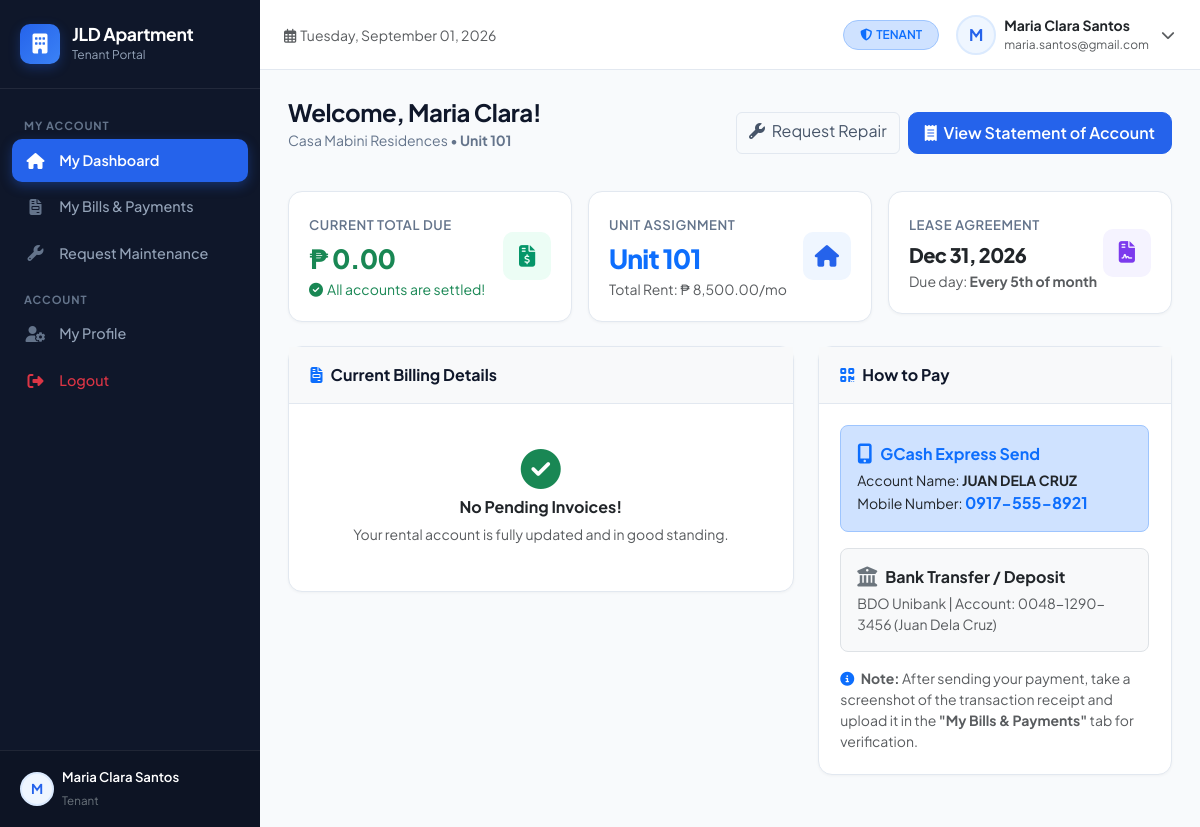
/views/tenant/dashboard.php (signed in), run on the app's committed database.
### tables this page shows
CREATE TABLE `tenants` (
    `id` INT AUTO_INCREMENT PRIMARY KEY,
    `user_id` INT NULL,
    `unit_id` INT NULL,
    `first_name` VARCHAR(50) NOT NULL,
    `last_name` VARCHAR(50) NOT NULL,
    `email` VARCHAR(100) NULL,
    `phone` VARCHAR(20) NOT NULL,
    `emergency_contact_name` VARCHAR(100) NULL,
    `emergency_contact_phone` VARCHAR(20) NULL,
    `id_type` VARCHAR(50) DEFAULT 'UMID / National ID',
    `id_number` VARCHAR(50) NULL,
    `id_photo` VARCHAR(255) NULL,
    `lease_start` DATE NOT NULL,
    `lease_end` DATE NOT NULL,
    `rent_due_day` INT DEFAULT 5,
    `deposit_paid` DECIMAL(10,2) DEFAULT 0.00,
    `advance_paid` DECIMAL(10,2) DEFAULT 0.00,
    `status` ENUM('active', 'moved_out', 'evicted') NOT NULL DEFAULT 'active',
    `notes` TEXT NULL,
    `created_at` TIMESTAMP DEFAULT CURRENT_TIMESTAMP,
    CONSTRAINT `fk_tenant_user` FOREIGN KEY (`user_id`) REFERENCES `users` (`id`) ON DELETE SET NULL,
    CONSTRAINT `fk_tenant_unit` FOREIGN KEY (`unit_id`) REFERENCES `units` (`id`) ON DELETE RESTRICT
);

CREATE TABLE `properties` (
    `id` INT AUTO_INCREMENT PRIMARY KEY,
    `owner_id` INT NOT NULL,
    `name` VARCHAR(150) NOT NULL,
    `address` VARCHAR(255) NOT NULL,
    `total_floors` INT DEFAULT 3,
    `description` TEXT NULL,
    `created_at` TIMESTAMP DEFAULT CURRENT_TIMESTAMP,
    CONSTRAINT `fk_property_owner` FOREIGN KEY (`owner_id`) REFERENCES `users` (`id`) ON DELETE CASCADE
);

CREATE TABLE `system_settings` (
    `setting_key` VARCHAR(50) PRIMARY KEY,
    `setting_value` TEXT NULL,
    `updated_at` TIMESTAMP DEFAULT CURRENT_TIMESTAMP ON UPDATE CURRENT_TIMESTAMP
);

### views/tenant/dashboard.php (the view, shortened to what the rows shown need)
<?php
$pdo = getDBConnection();
$userId = $_SESSION['user_id'];
$tStmt = $pdo->prepare("SELECT t.*, u.unit_number, u.unit_type, u.monthly_rent, u.water_rate_per_unit, u.electric_rate_per_kwh, p.name as property_name, p.address as property_address
    FROM tenants t
    JOIN units u ON t.unit_id = u.id
    JOIN properties p ON u.property_id = p.id
    WHERE t.user_id = ? AND t.status = 'active'
    ORDER BY u.unit_number ASC");
$tStmt->execute([$userId]);
$tenantUnits = $tStmt->fetchAll();
$tenant = !empty($tenantUnits) ? $tenantUnits[0] : [];
$gcashName = getSetting('payment_gcash_name', 'JUAN DELA CRUZ');
$gcashNum = getSetting('payment_gcash_number', '0917-555-8921');
$bankInfo = getSetting('payment_bank_info', 'BDO Unibank | Account: 0048-1290-3456');
include_once dirname(dirname(__DIR__)) . '/includes/header.php';
?>
<div class="d-md-flex align-items-center justify-content-between mb-4">
    <div>
        <h1 class="page-title">Welcome, <?php echo htmlspecialchars($tenant['first_name'] ?? 'Tenant'); ?>!</h1>
        <p class="page-subtitle"><?php echo htmlspecialchars($tenant['property_name'] ?? 'Apartment Residence'); ?> &bull; <strong></strong> </p>
    </div>
</div>
<div class="row g-3 mb-4">
    <div class="col-12 col-md-12 col-xl-4">
        <div class="stat-card">
            <div class="d-flex align-items-center justify-content-between">
                <div>
                    <span class="stat-label">Lease Agreement</span>
                    <div class="stat-value text-dark" style="font-size: 1.25rem;"><?php echo formatDate($tenant['lease_end'] ?? ''); ?></div>
                    <small class="text-muted">Due day: <strong>Every <?php echo $tenant['rent_due_day'] ?? 5; ?>th of month</strong></small>
                </div>
            </div>
        </div>
    </div>
</div>
<div class="row g-4">
    <div class="col-12 col-lg-5">
        <div class="custom-card mb-4">
            <div class="custom-card-body">
                <div class="p-3 bg-primary-subtle border border-primary-subtle rounded-3 mb-3">
                    <div class="small text-dark">Account Name: <strong><?php echo htmlspecialchars($gcashName); ?></strong></div>
                    <div class="small text-dark">Mobile Number: <strong class="fs-6 text-primary"><?php echo htmlspecialchars($gcashNum); ?></strong></div>
                </div>
                <div class="p-3 bg-light border rounded-3 mb-3">
                    <div class="d-flex align-items-center gap-2 mb-1">
                        <i class="fas fa-university text-secondary fs-5"></i>
                        <span class="fw-bold text-dark">Bank Transfer / Deposit</span>
                    </div>
                    <div class="small text-muted"><?php echo nl2br(htmlspecialchars($bankInfo)); ?></div>
                </div>
            </div>
        </div>
    </div>
</div>
<?php include_once dirname(dirname(__DIR__)) . '/includes/footer.php'; ?>

### includes/header.php (shortened to what the rows shown need)
<!DOCTYPE html>
<html lang="en">
<head>
    <link href="https://cdn.jsdelivr.net/npm/bootstrap@5.3.3/dist/css/bootstrap.min.css" rel="stylesheet">
    <link rel="stylesheet" href="https://cdnjs.cloudflare.com/ajax/libs/font-awesome/6.5.2/css/all.min.css">
    <link rel="stylesheet" href="<?php echo BASE_URL; ?>assets/css/custom.css">
</head>
<body>
<div id="app-wrapper">
    <?php include_once __DIR__ . '/sidebar.php'; ?>
    <div id="content-wrapper">
        <header class="top-navbar no-print">
            <div class="d-flex align-items-center gap-3">
                <div class="dropdown">
                    <button class="btn btn-link text-decoration-none p-0 d-flex align-items-center gap-2" type="button" data-bs-toggle="dropdown" aria-expanded="false">
                        <div class="text-start d-none d-md-block">
                            <div class="fw-bold text-dark small leading-tight"><?php echo htmlspecialchars($currentUser['name'] ?? 'User'); ?></div>
                            <div class="text-muted" style="font-size: 0.75rem;"><?php echo htmlspecialchars($currentUser['email'] ?? ''); ?></div>
                        </div>
                    </button>
                </div>
            </div>
        </header>
        <main class="main-content">

### data on the page
tenants: email "maria.santos@gmail.com", first_name "Maria Clara", properties.name "Casa Mabini Residences", lease_end "Dec 31, 2026", rent_due_day "5"
system_settings: setting_value "JUAN DELA CRUZ"
system_settings: setting_value "0917-555-8921"
system_settings: setting_value "BDO Unibank | Account: 0048-1290-3456 (Juan Dela Cruz)"

### other printed values
substr($currentUser['name'] ?? 'U', 0, 1) "M"
$currentUser['name'] "Maria Clara Santos"
str_replace('_', ' ', $currentUser['role'] ?? '') "Tenant"
str_replace('_', ' ', $currentUser['role'] ?? 'User') "TENANT"
$unitDisplay "Unit 101"
formatPeso($totalBalance) "₱ 0.00"
formatPeso($totalMonthlyRent) "₱ 8,500.00"
